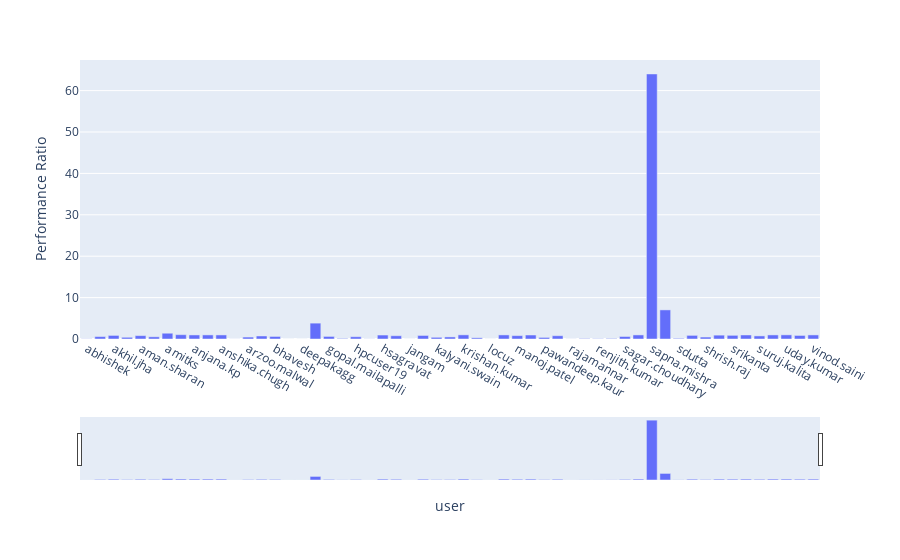

The notebook cell this image was saved under:
### Code cell
fig = px.bar(df14, x=df14.index, y="Performance Ratio")
fig.update_xaxes(rangeslider_visible=True)
fig.show()

### Figure 1 — Plotly figure (JSON) as saved in the notebook; plotly's stock layout.template omitted (floating-point values rounded to 4 significant figures)
{"data": [{"alignmentgroup": "True", "hovertemplate": "user=%{x}<br>Performance Ratio=%{y}<extra></extra>", "legendgroup": "", "marker": {"color": "#636efa", "pattern": {"shape": ""}}, "name": "", "offsetgroup": "", "orientation": "v", "showlegend": false, "textposition": "auto", "type": "bar", "x": ["abhishek", "agraj", "akhil.jha", "akuley_ext", "aman.sharan", "amar", "amitks", "anjan.paul", "anjana.kp", "ankit.dhaka", "anshika.chugh", "arpita.vipat", "arzoo.malwal", "atik", "bhavesh", "debashis.ghosh", "deepakagg", "devendra", "gopal.mailapalli", "harsh.patel", "hpcuser19", "hpcuser3", "hsagravat", "jagannath.mahapatra", "jangam", "jugal.chowdhury", "kalyani.swain", "kaushal.parikh", "krishan.kumar", "ktsandeep", "locuz", "lucky.saikia", "manoj.patel", "nirmal", "pawandeep.kaur", "prince.kumar", "rajamannar", "rakesh.moulick", "renjith.kumar", "riteshs", "sagar.choudhary", "sanjeev.pandey", "sapna.mishra", "scjakhar", "sdutta", "shishir.biswas", "shrish.raj", "souvik.mondal", "srikanta", "sunil.bassi", "suruj.kalita", "swapnali.khamaru", "uday.kumar", "vijay.shankar", "vinod.saini"], "xaxis": "x", "y": [0.03538, 0.5845, 0.8643, 0.4124, 0.817, 0.53, 1.394, 1.042, 0.9771, 0.9884, 0.9798, 0.01, 0.4653, 0.7278, 0.616, 0, 0, 3.832, 0.6223, 0.128, 0.548, 0.025, 0.9575, 0.7842, 0.005588, 0.855, 0.4085, 0.4993, 0.9995, 0.2889, 0.006667, 0.9847, 0.812, 0.961, 0.382, 0.791, 0.009459, 0.1, 0.06268, 0.12, 0.6067, 0.9842, 64.03, 7.029, 0.15, 0.8744, 0.4676, 0.9298, 0.8844, 0.97, 0.7468, 0.9841, 1, 0.8584, 0.9833], "yaxis": "y"}], "layout": {"barmode": "relative", "legend": {"tracegroupgap": 0}, "margin": {"t": 60}, "xaxis": {"anchor": "y", "domain": [0, 1], "rangeslider": {"visible": true}, "title": {"text": "user"}}, "yaxis": {"anchor": "x", "domain": [0, 1], "title": {"text": "Performance Ratio"}}}}
